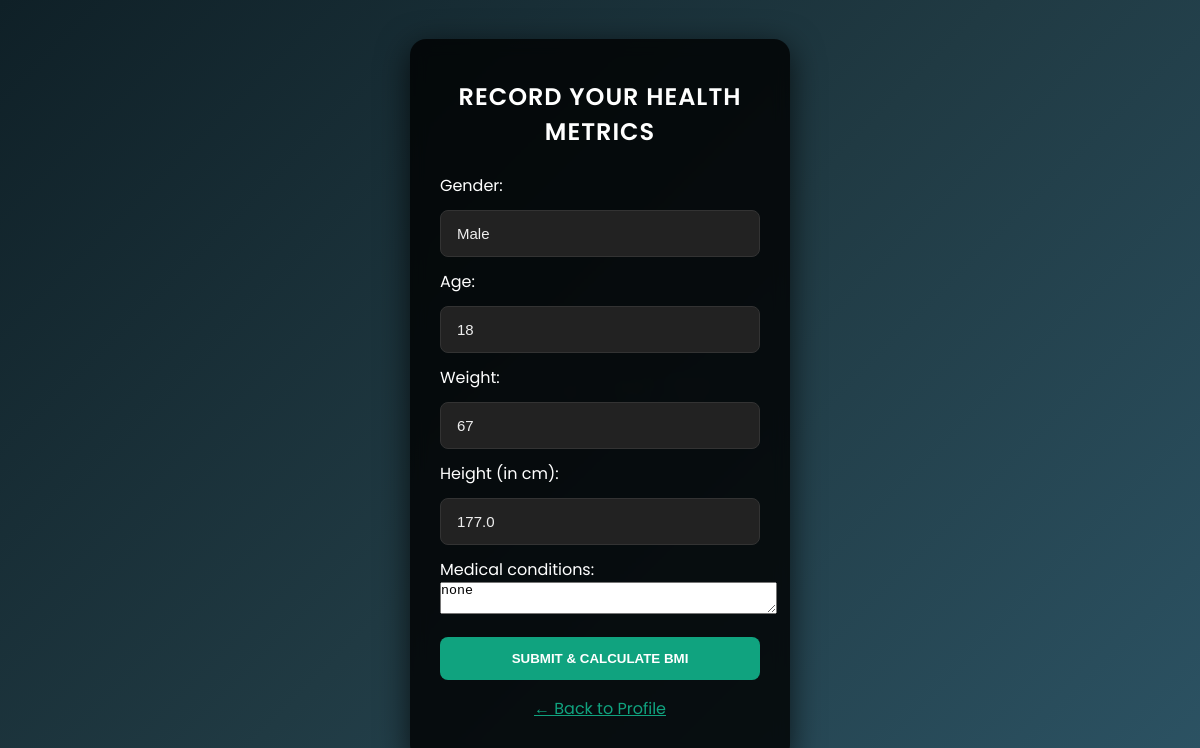
The app's page /bmi/ (signed in) with its own data.
### backoffice_engine/models.py (models this page shows, shortened)
class Basemodel(models.Model):
    id = models.AutoField(primary_key=True)
    created_id = models.DateTimeField(auto_now_add=True)
    updated_at = models.DateTimeField(auto_now=True)
    class Meta:
        abstract = True

class User_health(Basemodel):
    user = models.ForeignKey(User,on_delete=models.CASCADE)
    gender = models.CharField(max_length=10)
    age = models.IntegerField(null=True, blank=True)
    bmi = models.FloatField(null=True, blank=True)
    height = models.FloatField(null=True, blank=True)
    weight = models.IntegerField(null=True, blank=True)
    medical_conditions = models.TextField(null=True, blank=True)
    class Meta:
        db_table ="user_health"

### backoffice_engine/views.py (the view)
# urls.py: path('bmi/', views.bmi_calculator_view, name='bmi'),
@session_login_required
def bmi_calculator_view(request):
    user_id = request.session.get('id')
    user = User.objects.get(id=user_id)
    existing_health = User_health.objects.filter(user=user).order_by('-created_id').first()
    if request.method == 'POST':
        form = UserHealthForm(request.POST, instance=existing_health)
        if form.is_valid():
            health = form.save(commit=False)
            health.user = user
            if health.weight and health.height:
                height_m = health.height / 100.0
                health.bmi = round(health.weight / (height_m ** 2), 2)
            health.save()
            messages.success(request, "Health data saved!")
            return redirect('profile')
    else:
        form = UserHealthForm(instance=existing_health)
    return render(request, 'bmi.html', {'form': form})

### backoffice_engine/forms.py (shortened to what this page needs)
class UserHealthForm(forms.ModelForm):
    class Meta:
        model = User_health
        fields = ['gender', 'age', 'weight', 'height', 'medical_conditions']
        widgets = {
            'medical_conditions': forms.Textarea(attrs={'rows': 2}),
        }
        labels = {
            'height': 'Height (in cm)',
        }

### backoffice_engine/template/bmi.html (shortened to what this page needs)
<!DOCTYPE html>
<html lang="en">
<head>
</head>
<body>
  <div class="dumbbell-bg">
    🏋‍♂️ 🏋‍♀️ 🏋‍♂️ 🏋‍♀️
  </div>
  <div class="auth-container">
    <h2>Record Your Health Metrics</h2>
    <form method="post">
      <p>
        {{ form.gender.label_tag }}<br>
        {{ form.gender }} {{ form.gender.errors }}
      </p>
      <p>
        {{ form.age.label_tag }}<br>
        {{ form.age }} {{ form.age.errors }}
      </p>
      <p>
        {{ form.weight.label_tag }}<br>
        {{ form.weight }} {{ form.weight.errors }}
      </p>
      <p>
        {{ form.height.label_tag }}<br>
        {{ form.height }} {{ form.height.errors }}
      </p>
      <p>
        {{ form.medical_conditions.label_tag }}<br>
        {{ form.medical_conditions }} {{ form.medical_conditions.errors }}
      </p>
      <button type="submit">Submit & Calculate BMI</button>
      <div style="text-align: center; margin-top: 16px;">
      <a href="/profile/" style="color: #10a37f; text-decoration: underline;">
        ← Back to Profile
      </a>
    </div>
    </form>
  </div>
</body>
</html>

### backoffice_engine/template/bmi.html (style rules this page uses)
* { box-sizing: border-box; margin: 0; padding: 0; }
body { font-family: 'Poppins', sans-serif; height: 100vh; display: flex; align-items: center; justify-content: center; color: #fff; background: linear-gradient(135deg, #0f2027, #203a43, #2c5364); position: relative; overflow: hidden; }
.dumbbell-bg { position: absolute; top: 0; left: 0; font-size: 40px; opacity: 0.05; animation: move 60s linear infinite; width: 100%; height: 100%; display: grid; place-items: center; pointer-events: none; white-space: pre-line; text-align: center; }
.auth-container { background: rgba(0, 0, 0, 0.8); padding: 40px 30px; border-radius: 16px; box-shadow: 0 8px 32px rgba(0,0,0,0.7); width: 100%; max-width: 380px; backdrop-filter: blur(8px); z-index: 1; }
h2 { text-align: center; margin-bottom: 24px; font-weight: 600; letter-spacing: 1px; text-transform: uppercase; }
input { width: 100%; padding: 14px 16px; margin: 12px 0; border: 1px solid #333; border-radius: 8px; background: #222; color: #eee; font-size: 15px; transition: border-color 0.3s; }
button { width: 100%; padding: 14px; margin-top: 16px; border: none; border-radius: 8px; background: #10a37f; color: white; font-weight: 600; text-transform: uppercase; cursor: pointer; transition: background 0.3s, transform 0.2s; }

### records on screen
User_health: gender "Male", age "18", weight "67", height "177.0", medical_conditions "none"
